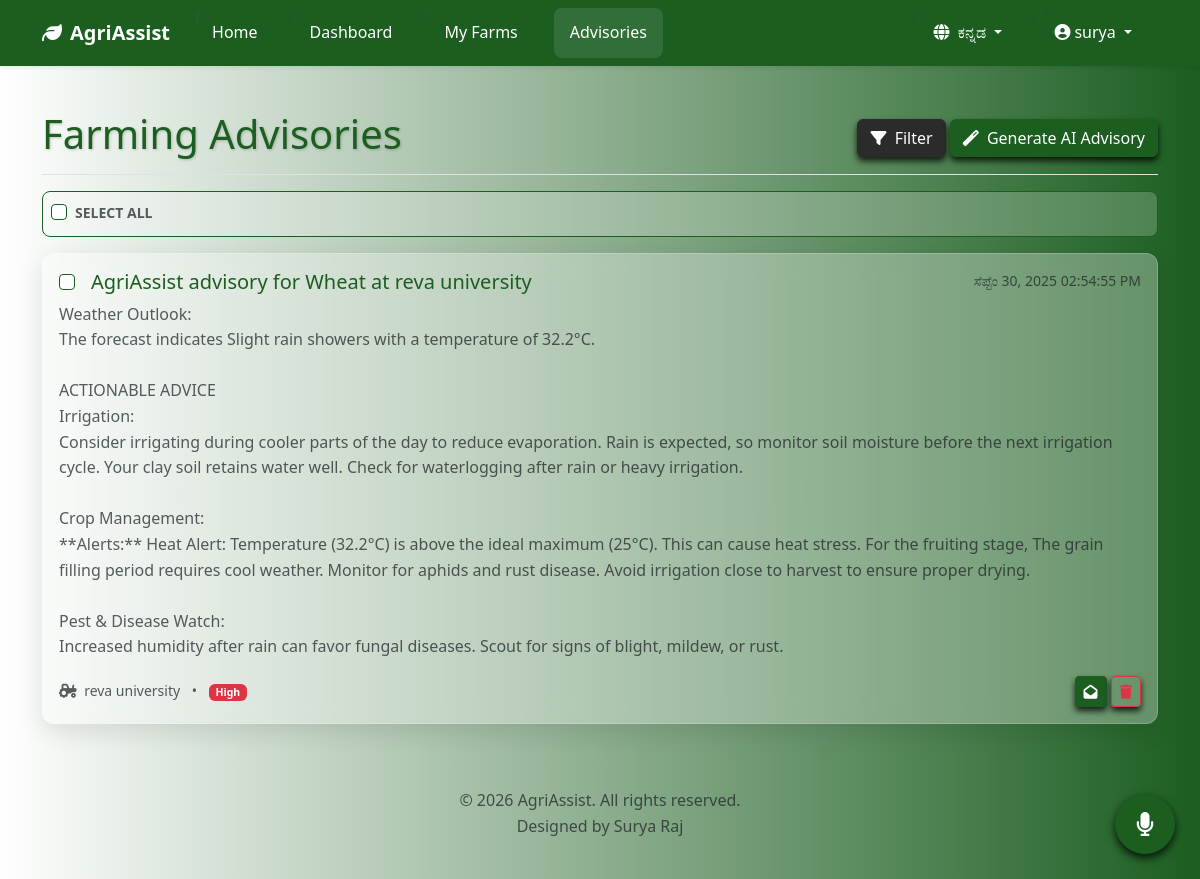
Page /advisories (signed in) on the earlier database version.
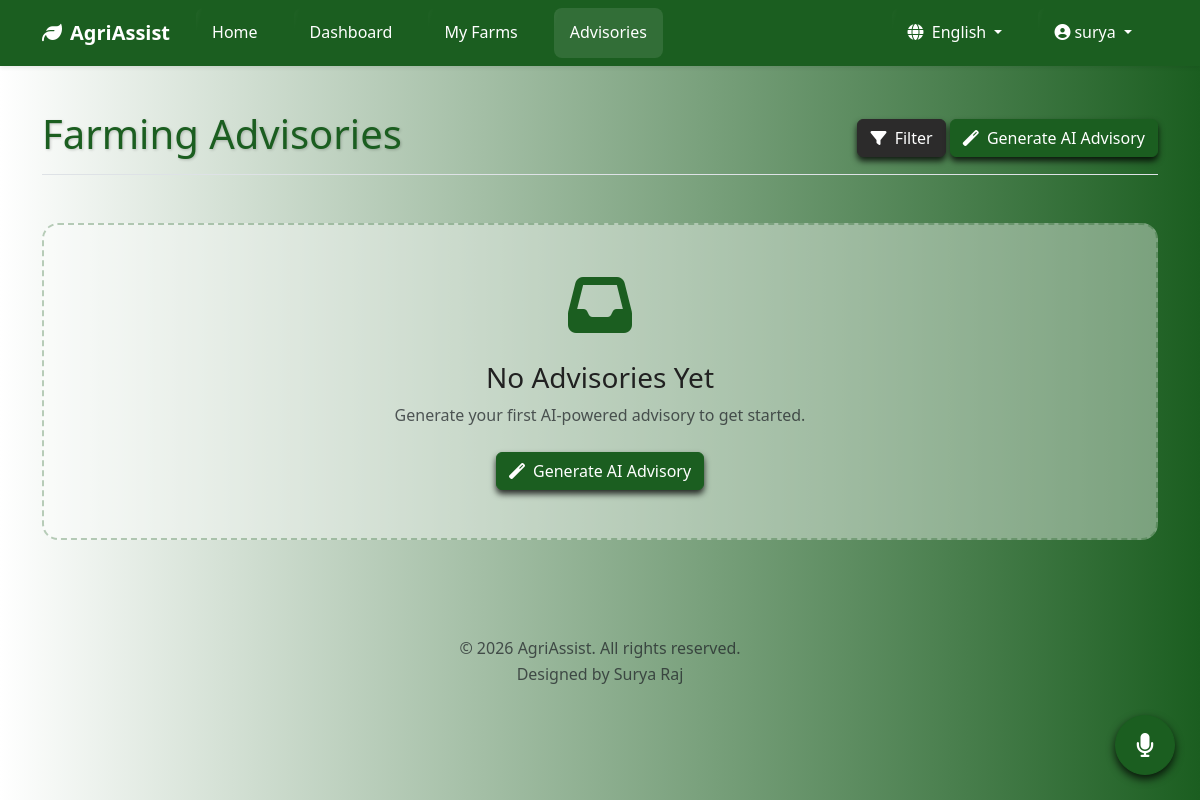
Same page on the later database version.
### app.py (models this page shows, shortened)
class User(db.Model, UserMixin):
    id = db.Column(db.Integer, primary_key=True)
    username = db.Column(db.String(64), unique=True, nullable=False, index=True)
    first_name = db.Column(db.String(50), nullable=False)
    last_name = db.Column(db.String(50), nullable=False)
    email = db.Column(db.String(120), unique=True, nullable=False, index=True)
    phone = db.Column(db.String(20), nullable=True)
    password_hash = db.Column(db.String(128), nullable=False)
    language = db.Column(db.String(10), default='en')
    created_at = db.Column(db.DateTime, default=datetime.utcnow)
    last_login = db.Column(db.DateTime, nullable=True)
    is_verified = db.Column(db.Boolean, nullable=False, default=False)
    farms = db.relationship('Farm', backref='owner', lazy=True, cascade='all, delete-orphan')

class Advisory(db.Model):
    id = db.Column(db.Integer, primary_key=True)
    title = db.Column(db.String(200), nullable=False)
    content = db.Column(db.Text, nullable=False)
    priority = db.Column(db.String(50), nullable=False, default='Medium')
    created_at = db.Column(db.DateTime, default=datetime.utcnow)
    farm_id = db.Column(db.Integer, db.ForeignKey('farm.id'), nullable=False)
    is_read = db.Column(db.Boolean, default=False)

class Farm(db.Model):
    id = db.Column(db.Integer, primary_key=True)
    name = db.Column(db.String(100), nullable=False)
    location = db.Column(db.String(200), nullable=False)
    latitude = db.Column(db.Float, nullable=False)
    longitude = db.Column(db.Float, nullable=False)
    area_hectares = db.Column(db.Float, nullable=True)
    area_geojson = db.Column(db.Text, nullable=True)
    created_at = db.Column(db.DateTime, default=datetime.utcnow)
    user_id = db.Column(db.Integer, db.ForeignKey('user.id'), nullable=False)
    advisories = db.relationship('Advisory', backref='farm', lazy=True, cascade='all, delete-orphan')

### app.py (the view)
@app.route('/advisories')
@login_required
def advisories():
    farm_ids = [farm.id for farm in current_user.farms]
    query = Advisory.query.filter(Advisory.farm_id.in_(farm_ids))
    filter_farm_id = request.args.get('farm_id')
    if filter_farm_id and filter_farm_id.isdigit():
        query = query.filter(Advisory.farm_id == int(filter_farm_id))
    filter_status = request.args.get('status')
    if filter_status == 'read':
        query = query.filter_by(is_read=True)
    elif filter_status == 'unread':
        query = query.filter_by(is_read=False)
    filter_priority = request.args.get('priority', '').lower()
    if filter_priority in ['high', 'medium', 'low']:
        query = query.filter(Advisory.priority.ilike(filter_priority))
    all_advisories = query.order_by(Advisory.created_at.desc()).all()
    crop_options_translated = [(c, _(c)) for c in CROP_OPTIONS]
    crop_stages_translated = [(s, _(s)) for s in CROP_STAGE_OPTIONS]
    soil_types_translated = [(s, _(s)) for s in SOIL_TYPE_OPTIONS]
    return render_template(
        'advisories.html', title=_('Advisories'),
        advisories=all_advisories,
        farms=current_user.farms,
        crop_options=crop_options_translated,
        crop_stages=crop_stages_translated,
        soil_types=soil_types_translated
    )

### app.py (called while the page is built)
@login_manager.user_loader
def load_user(user_id): return User.query.get(int(user_id))

def get_locale():
    if current_user.is_authenticated and current_user.language:
        return current_user.language
    if 'language' in session and session['language'] in app.config['LANGUAGES']:
        return session['language']
    return request.accept_languages.best_match(list(app.config['LANGUAGES'].keys()))

def get_timezone():
    return 'Asia/Kolkata'

@app.before_request
def before_request():
    session.permanent = True
    app.permanent_session_lifetime = timedelta(minutes=60) # Increased to 60 mins
    session.modified = True
    g.language = get_locale()

@app.context_processor
def inject_globals():
    return {
        'now': datetime.utcnow,
        'get_locale': get_locale,
        'LANGUAGES': app.config['LANGUAGES']
    }

### templates/advisories.html (shortened to what the changed rows need)
{% extends "base.html" %}
{% block content %}
<div class="container py-4">
    <div class="d-flex justify-content-between flex-wrap flex-md-nowrap align-items-center pt-3 pb-2 mb-3 border-bottom">
        <h1 class="main-title">{{ _('Farming Advisories') }}</h1>
    </div>
    <div id="advisory-list">
        {% if advisories %}
            <div class="p-2 mb-3" id="advisory-list-header">
                <div class="form-check">
                    <input class="form-check-input" type="checkbox" value="" id="selectAllCheckbox" title="{{ _('Select All') }}">
                    <label class="form-check-label small text-muted fw-bold" for="selectAllCheckbox">
                        {{ _('SELECT ALL') }}
                    </label>
                </div>
            </div>
            {% for advisory in advisories %}
                <div class="card advisory-card mb-3 {% if not advisory.is_read %}unread{% endif %}">
                    <div class="card-body">
                        <div class="d-flex w-100 justify-content-between">
                            <div class="d-flex align-items-center">
                                <input class="form-check-input advisory-checkbox mt-0 me-3" type="checkbox" value="{{ advisory.id }}">
                                <h5 class="card-title mb-0">{{ advisory.title }}</h5>
                            </div>
                            <small class="advisory-timestamp text-muted text-nowrap">
                                {{ advisory.created_at|format_datetime('medium') }}
                            </small>
                        </div>
                        <p class="mb-1 mt-2 text-muted" style="white-space: pre-wrap;">{{ advisory.content }}</p>
                        <div class="d-flex justify-content-between align-items-center mt-3">
                            <small class="text-muted">
                                <i class="fas fa-tractor me-1"></i> {{ advisory.farm.name }}
                                <span class="mx-2">•</span>
                                {% set priority_color = 'info' %}
                                {% if advisory.priority == 'High' %}{% set priority_color = 'danger' %}
                                {% elif advisory.priority == 'Medium' %}{% set priority_color = 'warning' %}
                                {% endif %}
                                <span class="badge bg-{{ priority_color }}">{{ _(advisory.priority) }}</span>
                            </small>
                            <div>
                                <button class="btn btn-sm btn-outline-secondary mark-read" style="background-color: #1B5E20; color: #ffffff; border: 1px solid #1B5E20;box-shadow: 0 4px 6px rgba(0,0,0,0.8);" data-id="{{ advisory.id }}" title="{{ _('Mark as read') if not advisory.is_read else _('Mark as unread') }}">
                                    <i class="fas fa-{{ 'envelope-open' if advisory.is_read else 'envelope' }}"></i>
                                </button>
                                <button class="btn btn-sm btn-outline-danger delete-advisory" style="box-shadow: 0 4px 6px rgba(0,0,0,0.8);" data-id="{{ advisory.id }}">
                                    <i class="fas fa-trash"></i>
                                </button>
                            </div>
                        </div>
                    </div>
                </div>
            {% endfor %}
        {% else %}
            <div class="text-center py-5 my-5 no-advisories-placeholder" id="no-advisories-placeholder">
                <i class="fas fa-inbox fa-4x mb-4" style="color: #1B5E20;"></i>
                <h3>{{ _('No Advisories Yet') }}</h3>
                <p class="text-muted mb-4">{{ _('Generate your first AI-powered advisory to get started.') }}</p>
                <button type="button" class="btn btn-theme-primary" data-bs-toggle="modal" data-bs-target="#generateAdvisoryModal" id="generateAdvisoryBtn">
                    <i class="fas fa-magic me-1"></i> {{ _('Generate AI Advisory') }}
                </button>
            </div>
        {% endif %}
    </div>
</div>
{% endblock %}

### templates/base.html (shortened to what this page needs)
<!DOCTYPE html>
<html lang="{{ get_locale() }}">
<head>
    <link href="https://cdn.jsdelivr.net/npm/bootstrap@5.3.2/dist/css/bootstrap.min.css" rel="stylesheet">
    <link rel="stylesheet" href="https://cdnjs.cloudflare.com/ajax/libs/font-awesome/6.4.2/css/all.min.css">
    <link rel="stylesheet" href="https://cdn.jsdelivr.net/npm/ol@v8.1.0/ol.css">
    <link rel="stylesheet" href="{{ url_for('static', filename='css/style.css') }}">
</head>
<body>
    <header>
        <nav class="navbar navbar-expand-lg navbar-dark shadow-sm fixed-top navbar-glassy" style="background-color: #1B5E20;">
            <div class="container">
                <a class="navbar-brand fw-bold" href="{{ url_for('home') }}">
                    <i class="fas fa-leaf me-2"></i>{{ _('AgriAssist') }}
                </a>
                <div class="collapse navbar-collapse" id="navbarNav">
                    <ul class="navbar-nav me-auto mb-2 mb-lg-0">
                        <li class="nav-item">
                            <a class="nav-link {% if request.endpoint == 'home' %}active{% endif %}" href="{{ url_for('home') }}">{{ _('Home') }}</a>
                        </li>
                        {% if current_user.is_authenticated %}
                        <li class="nav-item">
                            <a class="nav-link {% if request.endpoint == 'dashboard' %}active{% endif %}" href="{{ url_for('dashboard') }}">{{ _('Dashboard') }}</a>
                        </li>
                        <li class="nav-item">
                            <a class="nav-link {% if request.endpoint == 'farms' %}active{% endif %}" href="{{ url_for('farms') }}">{{ _('My Farms') }}</a>
                        </li>
                        <li class="nav-item">
                            <a class="nav-link {% if request.endpoint == 'advisories' %}active{% endif %}" href="{{ url_for('advisories') }}">{{ _('Advisories') }}</a>
                        </li>
                        {% endif %}
                    </ul>
                    <ul class="navbar-nav ms-auto">
                        <li class="nav-item dropdown">
                            <a class="nav-link dropdown-toggle" href="#" id="languageDropdown" role="button" data-bs-toggle="dropdown" aria-expanded="false">
                                <i class="fas fa-globe me-1"></i> {{ LANGUAGES[get_locale()] }}
                            </a>
                        </li>
                        {% if current_user.is_authenticated %}
                        <li class="nav-item dropdown">
                             <a class="nav-link dropdown-toggle" href="#" id="userDropdown" role="button" data-bs-toggle="dropdown" aria-expanded="false">
                                <i class="fas fa-user-circle me-1"></i>{{ current_user.username }}
                            </a>
                        </li>
                        {% endif %}
                    </ul>
                </div>
            </div>
        </nav>
    </header>
    <main role="main">
        {% block content %}{% endblock %}
        {% if current_user.is_authenticated %}
            <button id="voice-assistant-btn" class="btn btn-success"
                    title="{{ _('Voice Assistant') }}"
                    data-lang="{{ get_locale() }}"
                    data-url-command-processor="{{ url_for('process_voice_command') }}"
                    data-speak-listening="{{ _('Listening...') }}"
                    data-speak-error="{{ _('Sorry, an error occurred. Please try again.') }}">
                <i class="fas fa-microphone"></i>
            </button>
        {% endif %}
    </main>
    <footer class="bg-transparent text-center text-lg-start mt-auto py-4">
        <div class="container">
            <p class="text-center text-muted">&copy; 2026 {{ _('AgriAssist') }}. {{ _('All rights reserved.') }} <br>{{ _('Designed by Surya Raj') }}</p>
        </div>
    </footer>
</body>
</html>

Differences in the rows shown:
removed Advisory: title "AgriAssist advisory for Wheat at reva university", created_at "ಸೆಪ್ಟೆಂ 30, 2025 02:54:55 PM", content "Weather Outlook: The forecast indicates Slight rain showers with a temperature of 32.2°C. ACTIONABLE ADVICE Irrigation: Consider irrigating during cooler parts of the day to reduce evaporation. Rain is expected, so monitor soil moisture before the next irrigation cycle. Your clay soil retains water well. Check for waterlogging after rain or heavy irrigation. Crop Management: **Alerts:** Heat Alert: Temperature (32.2°C) is above the ideal maximum (25°C). This can cause heat stress. For the fruiting stage, The grain filling period requires cool weather. Monitor for aphids and rust disease. Avoid irrigation close to harvest to ensure proper drying. Pest & Disease Watch: Increased humidity…", farm.name "reva university", is_read True (drawn)
changed User "surya": language "ಕನ್ನಡ" → "English"
Other differences:
form field _: "☐" → (not shown)
text no longer shown: "SELECT ALL"
text now shown: "No Advisories Yet Generate your first AI-powered advisory to get started. Generate AI Advisory"
